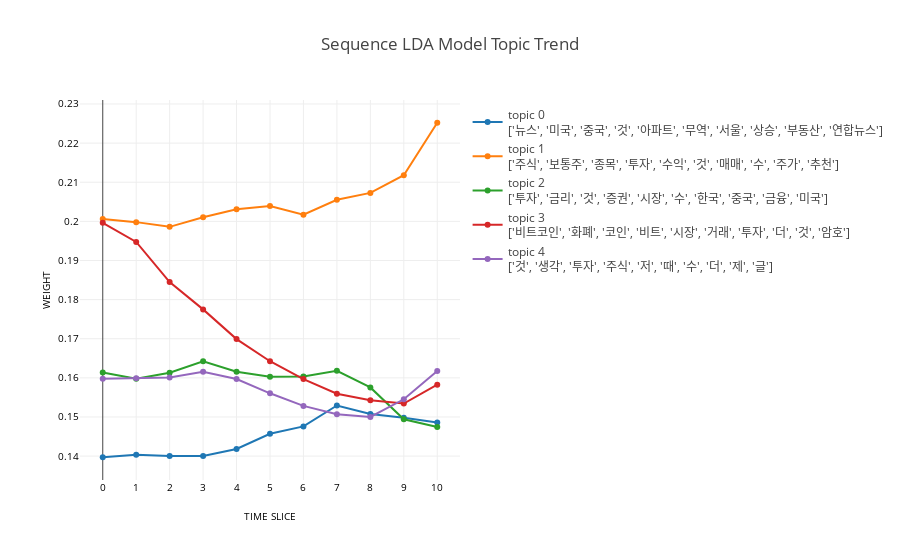

The notebook cell this image was saved under:
### Code cell
tc.set_plotly()
tc.get_sequence_topic_graph()

### Figure 1 — Plotly figure (JSON) as saved in the notebook; plotly's stock layout.template omitted (floating-point values rounded to 4 significant figures)
{"data": [{"marker": {}, "name": "topic 0<br>['뉴스', '미국', '중국', '것', '아파트', '무역', '서울', '상승', '부동산', '연합뉴스']", "type": "scatter", "x": ["0", "1", "2", "3", "4", "5", "6", "7", "8", "9", "10"], "y": [0.1397, 0.1403, 0.14, 0.14, 0.1418, 0.1457, 0.1476, 0.1529, 0.1508, 0.1498, 0.1486], "yaxis": "y"}, {"marker": {}, "name": "topic 1<br>['주식', '보통주', '종목', '투자', '수익', '것', '매매', '수', '주가', '추천']", "type": "scatter", "x": ["0", "1", "2", "3", "4", "5", "6", "7", "8", "9", "10"], "y": [0.2006, 0.1998, 0.1986, 0.2011, 0.2031, 0.2039, 0.2017, 0.2055, 0.2073, 0.2118, 0.2252], "yaxis": "y"}, {"marker": {}, "name": "topic 2<br>['투자', '금리', '것', '증권', '시장', '수', '한국', '중국', '금융', '미국']", "type": "scatter", "x": ["0", "1", "2", "3", "4", "5", "6", "7", "8", "9", "10"], "y": [0.1614, 0.1598, 0.1613, 0.1642, 0.1615, 0.1603, 0.1604, 0.1618, 0.1576, 0.1494, 0.1474], "yaxis": "y"}, {"marker": {}, "name": "topic 3<br>['비트코인', '화폐', '코인', '비트', '시장', '거래', '투자', '더', '것', '암호']", "type": "scatter", "x": ["0", "1", "2", "3", "4", "5", "6", "7", "8", "9", "10"], "y": [0.1996, 0.1947, 0.1845, 0.1775, 0.1699, 0.1642, 0.1597, 0.1559, 0.1543, 0.1534, 0.1583], "yaxis": "y"}, {"marker": {}, "name": "topic 4<br>['것', '생각', '투자', '주식', '저', '때', '수', '더', '제', '글']", "type": "scatter", "x": ["0", "1", "2", "3", "4", "5", "6", "7", "8", "9", "10"], "y": [0.1598, 0.1599, 0.1601, 0.1615, 0.1597, 0.1561, 0.1528, 0.1507, 0.15, 0.1545, 0.1618], "yaxis": "y"}], "layout": {"title": "Sequence LDA Model Topic Trend", "xaxis": {"dtick": 1, "exponentformat": "e", "showexponent": "all", "showticklabels": true, "tickangle": 0, "tickfont": {"color": "black", "size": 10}, "title": "TIME SLICE", "titlefont": {"color": "black", "size": 10}}, "yaxis": {"exponentformat": "e", "showexponent": "all", "showticklabels": true, "tickangle": 0, "tickfont": {"color": "black", "size": 10}, "title": "WEIGHT", "titlefont": {"color": "black", "size": 10}}}}
